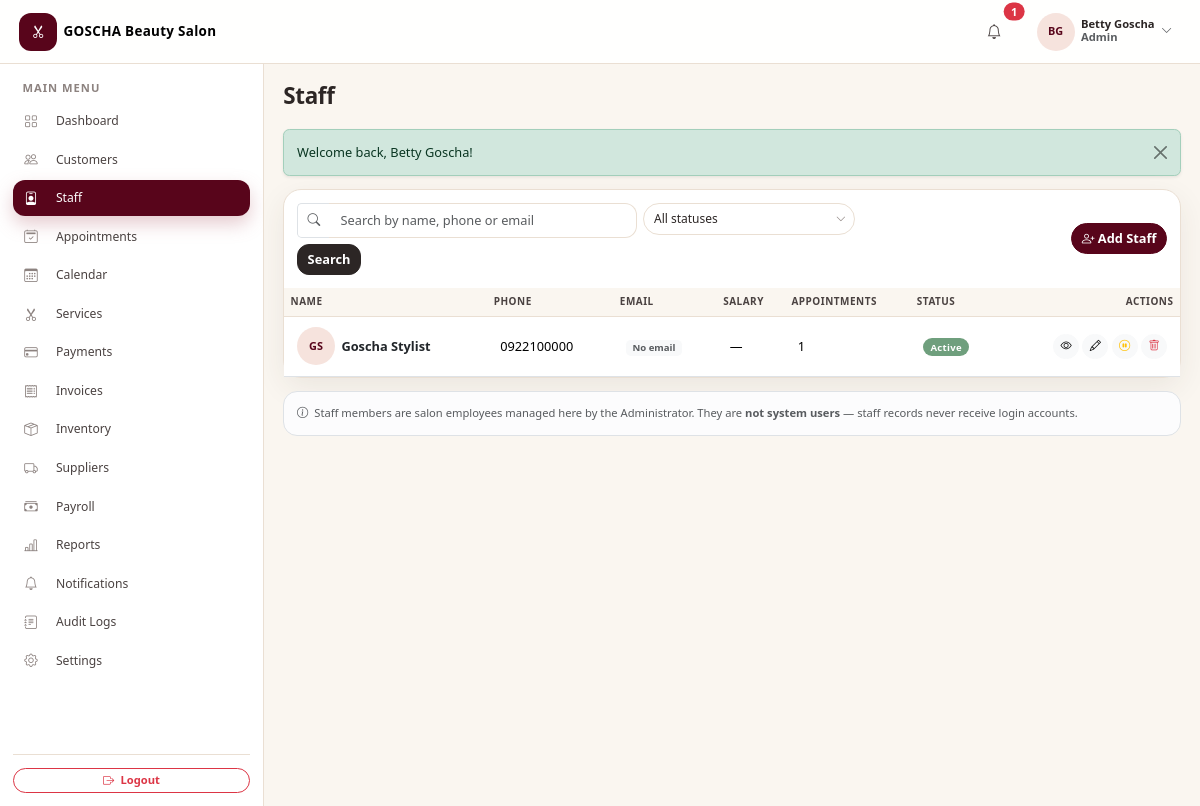
The page /admin/staff.php (signed in) on the database its author committed.
### tables this page shows
CREATE TABLE `users` (
  `id` int(11) NOT NULL AUTO_INCREMENT,
  `salon_id` int(11) NOT NULL,
  `name` varchar(100) NOT NULL,
  `first_name` varchar(100) DEFAULT NULL,
  `last_name` varchar(100) DEFAULT NULL,
  `email` varchar(255) NOT NULL,
  `phone` varchar(20) DEFAULT NULL,
  `password` varchar(255) NOT NULL,
  `role` enum('admin','receptionist') NOT NULL DEFAULT 'admin',
  `status` enum('active','inactive') NOT NULL DEFAULT 'active',
  `created_at` datetime NOT NULL DEFAULT current_timestamp(),
  `updated_at` datetime NOT NULL DEFAULT current_timestamp() ON UPDATE current_timestamp(),
  PRIMARY KEY (`id`),
  UNIQUE KEY `uq_users_email` (`email`),
  KEY `idx_users_salon` (`salon_id`),
  CONSTRAINT `fk_users_salon` FOREIGN KEY (`salon_id`) REFERENCES `salons` (`id`)
);

CREATE TABLE `salons` (
  `id` int(11) NOT NULL AUTO_INCREMENT,
  `salon_name` varchar(150) NOT NULL,
  `owner_first_name` varchar(100) DEFAULT NULL,
  `owner_last_name` varchar(100) DEFAULT NULL,
  `email` varchar(255) DEFAULT NULL,
  `phone` varchar(20) DEFAULT NULL,
  `address` varchar(255) DEFAULT NULL,
  `timezone` varchar(64) NOT NULL DEFAULT 'Africa/Addis_Ababa',
  `currency` char(3) NOT NULL DEFAULT 'ETB',
  `status` enum('active','inactive') NOT NULL DEFAULT 'active',
  `setup_completed_at` datetime DEFAULT NULL,
  `created_at` datetime NOT NULL DEFAULT current_timestamp(),
  `updated_at` datetime NOT NULL DEFAULT current_timestamp() ON UPDATE current_timestamp(),
  PRIMARY KEY (`id`),
  UNIQUE KEY `uq_salons_name` (`salon_name`),
  KEY `idx_salons_status` (`status`)
);

CREATE TABLE `staff` (
  `id` int(11) NOT NULL AUTO_INCREMENT,
  `salon_id` int(11) NOT NULL,
  `first_name` varchar(100) NOT NULL,
  `last_name` varchar(100) NOT NULL,
  `phone` varchar(20) NOT NULL,
  `email` varchar(255) DEFAULT NULL,
  `date_of_birth` date DEFAULT NULL,
  `gender` enum('female','male','other') DEFAULT NULL,
  `address` varchar(255) DEFAULT NULL,
  `emergency_contact_name` varchar(150) DEFAULT NULL,
  `emergency_contact_phone` varchar(20) DEFAULT NULL,
  `salary` decimal(10,2) DEFAULT NULL,
  `notes` text DEFAULT NULL,
  `status` enum('active','inactive') NOT NULL DEFAULT 'active',
  `created_at` datetime NOT NULL DEFAULT current_timestamp(),
  `updated_at` datetime NOT NULL DEFAULT current_timestamp() ON UPDATE current_timestamp(),
  PRIMARY KEY (`id`),
  KEY `idx_staff_name` (`last_name`,`first_name`),
  KEY `idx_staff_status` (`status`),
  KEY `idx_staff_salon` (`salon_id`),
  KEY `idx_staff_salon_list` (`salon_id`,`status`),
  CONSTRAINT `fk_staff_salon` FOREIGN KEY (`salon_id`) REFERENCES `salons` (`id`)
);

### modules/staff.php (the view, shortened to what the rows shown need)
<?php
$salonId = require_salon_context();
$action  = $_GET['action'] ?? 'list';
    ?>
    <?php
if ($action === 'list') {
    $q        = trim($_GET['q'] ?? '');
    $page     = max(1, (int)($_GET['page'] ?? 1));
    $perPage  = 15;
    $where  = ['s.salon_id = :sid'];
    $params = ['sid' => $salonId];
    $whereSql = 'WHERE ' . implode(' AND ', $where);
    $total = db()->prepare("SELECT COUNT(*) FROM staff s {$whereSql}");
    $total->execute($params);
    $total = (int)$total->fetchColumn();
    $pg    = paginate($total, $perPage, $page);
    $stmt = db()->prepare(
        "SELECT s.*,
                (SELECT COUNT(*) FROM appointments a WHERE a.staff_id = s.id AND a.salon_id = s.salon_id) AS appt_count,
                (SELECT COUNT(*) FROM appointments a WHERE a.staff_id = s.id AND a.salon_id = s.salon_id AND a.status IN ('pending','confirmed','in_progress')) AS upcoming_count
         FROM staff s {$whereSql}
         ORDER BY s.status ASC, s.last_name ASC, s.first_name ASC
         LIMIT {$perPage} OFFSET {$pg['offset']}"
    );
    $stmt->execute($params);
    $staffList = $stmt->fetchAll();
    include __DIR__ . '/../includes/header.php';
    ?>
    <div class="card table-card">
        <div class="card-body p-3 d-flex flex-wrap gap-2 justify-content-between align-items-center">
            <form method="get" action="staff.php" class="d-flex flex-wrap gap-2 flex-grow-1" style="max-width:560px;">
                <div class="input-group" style="max-width:340px;">
                    <span class="input-group-text bg-white border-end-0"><i class="bi bi-search text-muted"></i></span>
                    <input type="text" class="form-control border-start-0" name="q" value="<?php echo e($q); ?>"
                           placeholder="Search by name, phone or email" data-table-filter="#staffTable" data-href-filter>
                </div>
                <button class="btn btn-charcoal" type="submit">Search</button>
            </form>
            <a href="staff.php?action=add" class="btn btn-rose rounded-pill"><i class="bi bi-person-plus me-1"></i>Add Staff</a>
        </div>
        <div class="table-responsive">
            <table class="table table-hover align-middle mb-0" id="staffTable">
                <thead>
                    <tr><th>Name</th><th>Phone</th><th>Email</th><th>Salary</th><th>Appointments</th><th>Status</th><th class="text-end">Actions</th></tr>
                </thead>
                <tbody>
                <?php if (!$staffList): ?>
                    <tr><td colspan="7">
                        <div class="empty-state">
                            <div class="icon"><i class="bi bi-person-badge"></i></div>
                            <p class="text-muted mb-2">No staff members found.</p>
                            <a href="staff.php?action=add" class="btn btn-sm btn-rose rounded-pill">Add your first staff member</a>
                        </div>
                    </td></tr>
                <?php else: foreach ($staffList as $st): ?>
                    <?php $fullName = $st['first_name'] . ' ' . $st['last_name']; ?>
                    <tr>
                        <td>
                            <div class="d-flex align-items-center gap-2">
                                <span class="avatar"><?php echo e(initials($fullName)); ?></span>
                                <div>
                                    <a href="staff.php?action=view&id=<?php echo (int)$st['id']; ?>" class="fw-semibold text-body text-decoration-none">
                                        <?php echo e($fullName); ?>
                                    </a>
                                </div>
                            </div>
                        </td>
                        <td><?php echo e($st['phone']); ?></td>
                        <td class="text-muted"><?php echo $st['email'] ? e($st['email']) : '<span class="badge bg-light text-muted">No email</span>'; ?></td>
                        <td><?php echo $st['salary'] !== null ? fmt_money($st['salary']) : '—'; ?></td>
                        <td><?php echo (int)$st['appt_count']; ?></td>
                        <td><?php echo status_badge($st['status']); ?></td>
                        <td class="text-end">
                            <a href="staff.php?action=view&id=<?php echo (int)$st['id']; ?>" class="btn btn-sm btn-light rounded-pill" title="View"><i class="bi bi-eye"></i></a>
                            <a href="staff.php?action=edit&id=<?php echo (int)$st['id']; ?>" class="btn btn-sm btn-light rounded-pill" title="Edit"><i class="bi bi-pencil"></i></a>
                            <button type="button" class="btn btn-sm btn-light rounded-pill <?php echo $st['status'] === 'active' ? 'text-warning' : 'text-success'; ?>"
                                    data-confirm="<?php echo $st['status'] === 'active' ? 'Deactivate this staff member?' : 'Activate this staff member?'; ?>"
                                    data-confirm-action="staff.php?form_action=toggle_staff&id=<?php echo (int)$st['id']; ?>"
                                    data-confirm-label="<?php echo $st['status'] === 'active' ? 'Deactivate' : 'Activate'; ?>">
                                <i class="bi <?php echo $st['status'] === 'active' ? 'bi-pause-circle' : 'bi-play-circle'; ?>"></i>
                            </button>
<button type="button" class="btn btn-sm btn-light rounded-pill text-danger"
                                    data-confirm="Delete this staff member permanently? Their past appointments will be kept but become unassigned, and payroll history is preserved with the name snapshot."
                                    data-confirm-action="staff.php?form_action=delete_staff&id=<?php echo (int)$st['id']; ?>"
                                    data-confirm-label="Delete"><i class="bi bi-trash"></i></button>
                        </td>
                    </tr>
                <?php endforeach; endif; ?>
                </tbody>
            </table>
        </div>
    </div>
    <div class="alert alert-light border mt-3 small text-muted mb-0">
        <i class="bi bi-info-circle me-1"></i>
        Staff members are salon employees managed here by the Administrator. They are <strong>not system users</strong> — staff records never receive login accounts.
    </div>
    <?php
    include __DIR__ . '/../includes/footer.php';
    exit;
}
    ?>

### includes/navbar.php (shortened to what the rows shown need)
<?php
$user = current_user();
$isAdmin = is_admin();
$base = $isAdmin ? 'admin' : 'receptionist';
$dashUrl = base_url($base . '/dashboard.php');
$unreadCount = 0;
try {
    $salonId = (int)current_salon_id();
    $stmt = db()->prepare('SELECT COUNT(*) AS c FROM notifications WHERE user_id = :uid AND salon_id = :sid AND is_read = 0');
    $stmt->execute(['uid' => $user['id'], 'sid' => $salonId]);
    $unreadCount = (int)$stmt->fetch()['c'];
} catch (Throwable $e) {
}
?>
<nav class="navbar app-navbar navbar-expand-lg sticky-top">
    <div class="container-fluid px-3 px-lg-4">
        <?php $brandLogo = salon_logo_url(); ?>
        <a class="navbar-brand d-flex align-items-center gap-2 fw-semibold" href="<?php echo $dashUrl; ?>">
            <?php if ($brandLogo !== ''): ?>
                <img src="<?php echo e($brandLogo); ?>" alt="<?php echo e(salon_name()); ?> logo" class="brand-logo">
            <?php else: ?>
                <span class="brand-mark"><i class="bi bi-scissors"></i></span>
            <?php endif; ?>
            <span class="brand-name d-none d-sm-inline"><?php echo e(salon_name()); ?></span>
        </a>
        <div class="d-flex align-items-center gap-2 gap-lg-3 ms-auto">
            <div class="dropdown">
                <button class="btn btn-icon position-relative" type="button" data-bs-toggle="dropdown" aria-expanded="false" title="Notifications">
                    <i class="bi bi-bell"></i>
                    <?php if ($unreadCount > 0): ?>
                        <span class="position-absolute top-0 start-100 translate-middle badge rounded-pill bg-danger">
                            <?php echo $unreadCount > 9 ? '9+' : $unreadCount; ?>
                        </span>
                    <?php endif; ?>
                </button>
            </div>
            <div class="dropdown">
                <button class="btn btn-user d-flex align-items-center gap-2" type="button" data-bs-toggle="dropdown" aria-expanded="false">
                    <span class="avatar"><?php echo e(initials($user['name'])); ?></span>
                    <span class="d-none d-md-block text-start">
                        <span class="d-block user-name small lh-1"><?php echo e($user['name']); ?></span>
                        <span class="d-block user-role small text-muted"><?php echo e(ucfirst($user['role'])); ?></span>
                    </span>
                    <i class="bi bi-chevron-down small text-muted"></i>
                </button>
            </div>
        </div>
    </div>
</nav>

### includes/functions.php (shortened to what the rows shown need)
<?php
function e($value): string
{
    return htmlspecialchars((string)$value, ENT_QUOTES, 'UTF-8');
}
function base_url(string $path = ''): string
{
    static $base = null;
    if ($base === null) {
        $rootDir   = realpath(dirname(__DIR__));
        $scriptDir = realpath(dirname($_SERVER['SCRIPT_FILENAME'] ?? __DIR__));
        $depth = 0;
        $dir   = $scriptDir;
        while ($dir && $rootDir && realpath($dir) !== $rootDir && strpos(realpath($dir), $rootDir) === 0) {
            $depth++;
            $dir = dirname($dir);
        }
        $base = str_repeat('../', $depth);
    }
    return $base . $path;
}
function initials(string $name): string
{
    $parts = preg_split('/\s+/', trim($name));
    $out = '';
    foreach (array_slice($parts, 0, 2) as $p) {
        if ($p !== '') {
            $out .= mb_substr($p, 0, 1);
        }
    }
    return strtoupper($out ?: '?');
}
function &_settings_cache(): array
{
    static $cache = [];
    return $cache;
}
function settings_salon_id(): int
{
    if (function_exists('default_salon_id')) {
        $id = default_salon_id();
        if ($id > 0) {
            return $id;
        }
    }
}
function get_setting(string $key, $default = null)
{
    $salonId = settings_salon_id();
    $cache =& _settings_cache();
    if (($cache['_generation'] ?? -1) !== settings_cache_generation()
        || !isset($cache['_salons'][$salonId])) {
        $loaded = [];
        try {
            $stmt = db()->prepare(
                'SELECT setting_key, setting_value FROM settings WHERE salon_id = :sid'
            );
            $stmt->execute(['sid' => $salonId]);
            foreach ($stmt->fetchAll() as $row) {
                $loaded[$row['setting_key']] = $row['setting_value'];
            }
        } catch (Throwable $e) {
        }
        if (!isset($cache['_salons']) || !is_array($cache['_salons'])) {
            $cache['_salons'] = [];
        }
        $cache['_salons'][$salonId] = $loaded;
    }
    $value = $cache['_salons'][$salonId][$key] ?? null;
    return ($value !== null && $value !== '') ? $value : $default;
}
function settings_cache_generation(): int
{
    return (int)($GLOBALS['__settings_cache_generation'] ?? 0);
}
function salon_name(): string
{
    if (function_exists('salon_profile')) {
        $profile = salon_profile();
        if (is_array($profile) && trim((string)($profile['salon_name'] ?? '')) !== '') {
            return (string)$profile['salon_name'];
        }
    }
    $mirrored = trim((string)get_setting('salon_name', ''));
    return $mirrored !== '' ? $mirrored : 'Your Salon';
}
function salon_logo_path(): string
{
    return trim((string)get_setting('salon_logo', ''));
}
function salon_logo_url(): string
{
    $path = salon_logo_path();
    if ($path === '') {
        return '';
    }
    $normalized = ltrim(str_replace('\\', '/', $path), '/');
    $url = base_url($normalized);
    return $url;
}
function status_badge(string $status): string
{
    $map = [
        'active'      => 'success',
        'inactive'    => 'secondary',
        'paid'        => 'success',
        'pending'     => 'warning',
        'partial'     => 'info',
        'refunded'    => 'danger',
        'unpaid'      => 'danger',
        'void'        => 'secondary',
        'confirmed'   => 'primary',
        'in_progress' => 'info',
        'completed'   => 'success',
        'cancelled'   => 'danger',
        'no_show'     => 'secondary',
        'waiting'     => 'warning',
        'converted'   => 'success',
    ];
    $class = $map[strtolower($status)] ?? 'secondary';
    return '<span class="badge badge-status bg-' . $class . '">' . e(ucwords(str_replace('_', ' ', $status))) . '</span>';
}
function paginate(int $total, int $perPage, int $page): array
{
    $totalPages = max(1, (int)ceil($total / $perPage));
    $page       = max(1, min($page, $totalPages));
    return [
        'total'       => $total,
        'perPage'     => $perPage,
        'page'        => $page,
        'totalPages'  => $totalPages,
        'offset'      => ($page - 1) * $perPage,
        'hasPrev'     => $page > 1,
        'hasNext'     => $page < $totalPages,
        'prevPage'    => $page - 1,
        'nextPage'    => $page + 1,
    ];
}

### rows shown on the page
users: salon.salon_name "GOSCHA Beauty Salon", name "BG", name "Betty Goscha", role "Admin"
staff: initials($fullName) "GS", fullName "Goscha Stylist", phone "0922100000", shows "No email", appt_count "1", status "Active"

### other values the page prints
$unreadCount "1"
$label "Dashboard"
$label "Customers"
$label "Staff"
$label "Appointments"
$label "Calendar"
$label "Services"
$label "Payments"
$label "Invoices"
$label "Inventory"
$label "Suppliers"
$label "Payroll"
$label "Reports"
$label "Notifications"
$label "Audit Logs"
